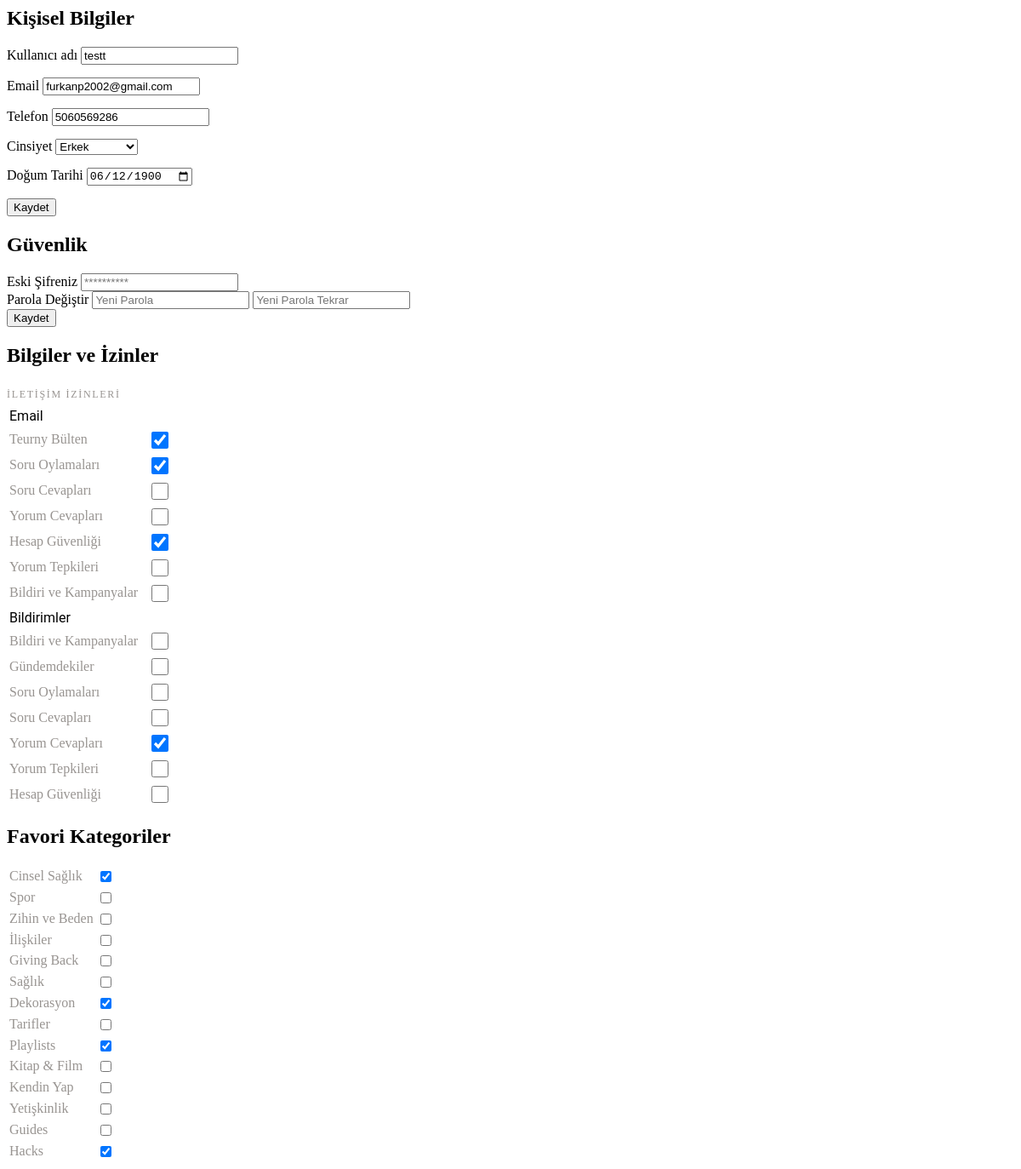
/profil/template-parts/settings.html (signed in), run on an earlier commit of the app's database.
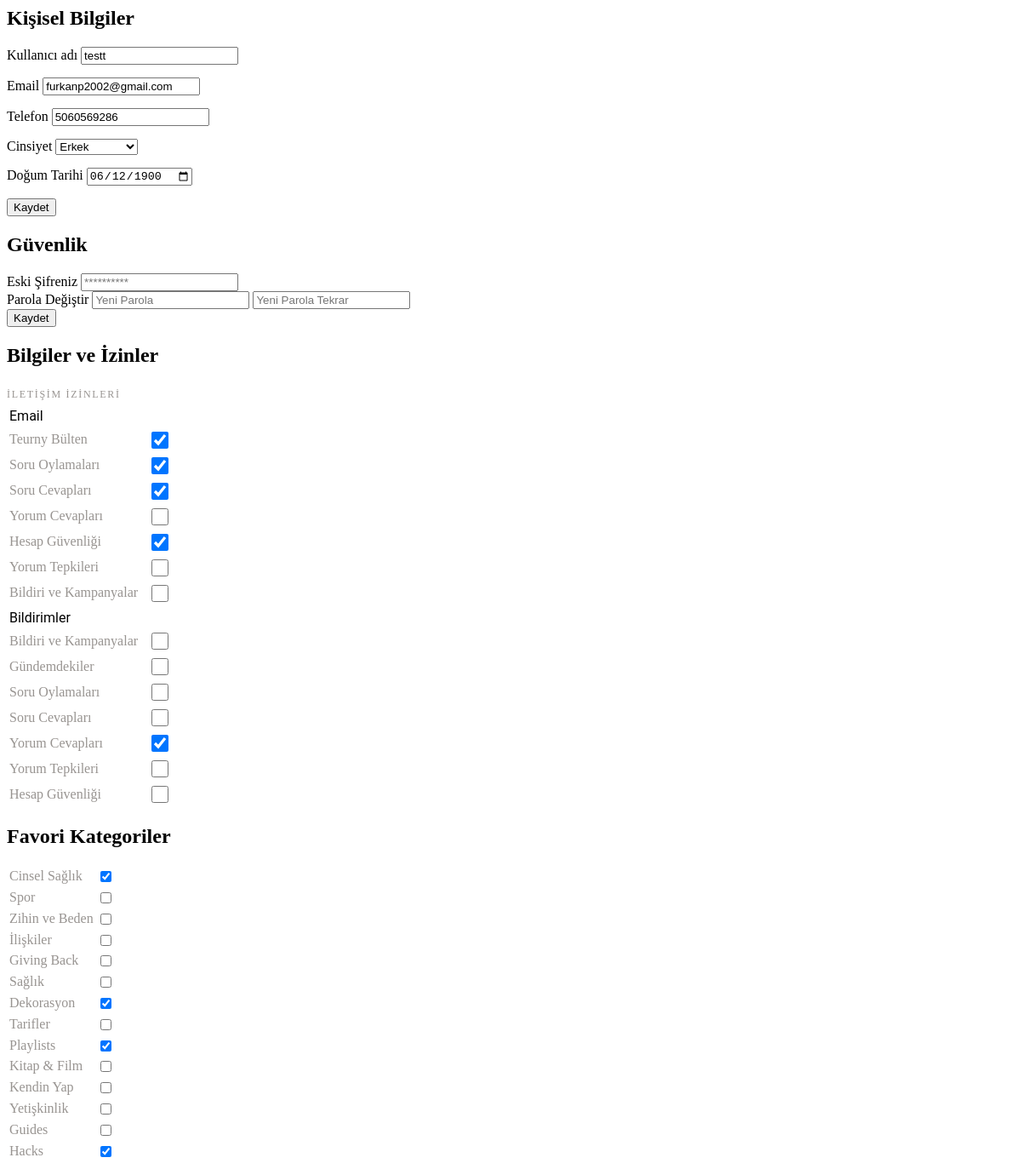
And on a later commit of the database.
### tuerny_app/models.py (models this page shows, shortened)
class UserSettings(models.Model):
    user = models.OneToOneField(CustomUser, on_delete=models.CASCADE, related_name="settings")
    email_newsletter = models.BooleanField(default=False)
    email_question_votes = models.BooleanField(default=True)
    email_question_answers = models.BooleanField(default=True)
    email_comment_replies = models.BooleanField(default=True)
    email_security_alerts = models.BooleanField(default=True)
    email_comment_reactions = models.BooleanField(default=True)
    email_notifications = models.BooleanField(default=False)
    notify_campaigns = models.BooleanField(default=True)
    notify_trending = models.BooleanField(default=False)
    notify_question_votes = models.BooleanField(default=True)
    notify_question_answers = models.BooleanField(default=True)
    notify_comment_replies = models.BooleanField(default=True)
    notify_comment_reactions = models.BooleanField(default=True)
    notify_security_alerts = models.BooleanField(default=True)

### tuerny_app/views.py (the view)
# urls.py: path("profil/template-parts/settings.html", views.settings, name="settings"),
def settings(request):
    user_settings, created = UserSettings.objects.get_or_create(user=request.user)
    return render(request, "tuerny_app/settings.html", {"user_settings": user_settings})

### tuerny_app/context_processors.py (called while the page is built)
def categories_context(request):
    categories = MainCategory.objects.all()
    subcategories = SubCategory.objects.all()
    blogs = Blog.objects.all()
    return {
        'categories': categories,
        'subcategories': subcategories,
        'blog': blogs
    }

### tuerny_app/templates/tuerny_app/settings.html (shortened to what the changed rows need)
<div class="row justify-content-center">
  <div class="col-12 col-xl-6">
    <div class="py-4">
      <div class="accordion accordion-flush" id="accordionFlushExample">
        <div class="accordion-item">
          <h2 class="accordion-header" id="flush-headingOne">
            <div
              class="accordion-button collapsed"
              type="button"
              data-bs-toggle="collapse"
              data-bs-target="#flush-collapseOne"
              aria-expanded="false"
              aria-controls="flush-collapseOne"
            >
              Kişisel Bilgiler
            </div>
          </h2>
        </div>
        <div class="accordion-item">
          <h2 class="accordion-header" id="flush-headingTwo">
            <div
              class="accordion-button collapsed"
              type="button"
              data-bs-toggle="collapse"
              data-bs-target="#flush-collapseTwo"
              aria-expanded="false"
              aria-controls="flush-collapseTwo"
            >
              Güvenlik
            </div>
          </h2>
        </div>
        <div class="accordion-item">
          <h2 class="accordion-header" id="flush-headingThree">
            <div
              class="accordion-button collapsed"
              type="button"
              data-bs-toggle="collapse"
              data-bs-target="#flush-collapseThree"
              aria-expanded="false"
              aria-controls="flush-collapseThree"
            >
              Bilgiler ve İzinler
            </div>
          </h2>
          <div
            id="flush-collapseThree"
            class="accordion-collapse collapse"
            aria-labelledby="flush-headingThree"
            data-bs-parent="#accordionFlushExample"
          >
            <div class="accordion-body">
              <div class="d-flex flex-column gap-4">
                <table class="table">
                  <thead>
                      <tr>
                          <th style="font-family: Roboto; font-size: 16px; font-weight: 400; line-height: 20.8px; text-align: left;">
                              Email
                          </th>
                          <th style="text-align: right"></th>
                      </tr>
                  </thead>
                  <tbody>
                      <tr>
                          <td class="text-end">
                              <div class="form-switch">
                                <input class="form-check-input setting-toggle" type="checkbox"
                                id="email_newsletter" data-setting="email_newsletter"
                                {% if user_settings.email_newsletter %}checked{% endif %}>
                              </div>
                          </td>
                      </tr>
                      <tr>
                          <td class="text-end">
                              <div class="form-switch">
                                  <input class="form-check-input setting-toggle" type="checkbox"
                                         id="email_question_votes" data-setting="email_question_votes"
                                         {% if user_settings.email_question_votes %}checked{% endif %}>
                              </div>
                          </td>
                      </tr>
                      <tr>
                          <td class="text-end">
                              <div class="form-switch">
                                  <input class="form-check-input setting-toggle" type="checkbox"
                                         id="email_question_answers" data-setting="email_question_answers"
                                         {% if user_settings.email_question_answers %}checked{% endif %}>
                              </div>
                          </td>
                      </tr>
                      <tr>
                          <td class="text-end">
                              <div class="form-switch">
                                  <input class="form-check-input setting-toggle" type="checkbox"
                                         id="email_comment_replies" data-setting="email_comment_replies"
                                         {% if user_settings.email_comment_replies %}checked{% endif %}>
                              </div>
                          </td>
                      </tr>
                      <tr>
                          <td class="text-end">
                              <div class="form-switch">
                                  <input class="form-check-input setting-toggle" type="checkbox"
                                         id="email_security_alerts" data-setting="email_security_alerts"
                                         {% if user_settings.email_security_alerts %}checked{% endif %}>
                              </div>
                          </td>
                      </tr>
                      <tr>
                          <td class="text-end">
                              <div class="form-switch">
                                  <input class="form-check-input setting-toggle" type="checkbox"
                                         id="email_comment_reactions" data-setting="email_comment_reactions"
                                         {% if user_settings.email_comment_reactions %}checked{% endif %}>
                              </div>
                          </td>
                      </tr>
                      <tr>
                          <td class="text-end">
                              <div class="form-switch">
                                  <input class="form-check-input setting-toggle" type="checkbox"
                                         id="email_notifications" data-setting="email_notifications"
                                         {% if user_settings.email_notifications %}checked{% endif %}>
                              </div>
                          </td>
                      </tr>
                  </tbody>
              </table>
                <table class="table">
                  <thead>
                      <tr>
                          <th style="font-family: Roboto; font-size: 16px; font-weight: 400; line-height: 20.8px; text-align: left;">
                              Bildirimler
                          </th>
                          <th style="text-align: right"></th>
                      </tr>
                  </thead>
                  <tbody>
                      <tr>
                          <td class="text-end">
                              <div class="form-switch">
                                  <input class="form-check-input setting-toggle" type="checkbox"
                                         id="notify_campaigns" data-setting="notify_campaigns"
                                         {% if user_settings.notify_campaigns %}checked{% endif %}>
                              </div>
                          </td>
                      </tr>
                      <tr>
                          <td class="text-end">
                              <div class="form-switch">
                                  <input class="form-check-input setting-toggle" type="checkbox"
                                         id="notify_trending" data-setting="notify_trending"
                                         {% if user_settings.notify_trending %}checked{% endif %}>
                              </div>
                          </td>
                      </tr>
                      <tr>
                          <td class="text-end">
                              <div class="form-switch">
                                  <input class="form-check-input setting-toggle" type="checkbox"
                                         id="notify_question_votes" data-setting="notify_question_votes"
                                         {% if user_settings.notify_question_votes %}checked{% endif %}>
                              </div>
                          </td>
                      </tr>
                      <tr>
                          <td class="text-end">
                              <div class="form-switch">
                                  <input class="form-check-input setting-toggle" type="checkbox"
                                         id="notify_question_answers" data-setting="notify_question_answers"
                                         {% if user_settings.notify_question_answers %}checked{% endif %}>
                              </div>
                          </td>
                      </tr>
                      <tr>
                          <td class="text-end">
                              <div class="form-switch">
                                  <input class="form-check-input setting-toggle" type="checkbox"
                                         id="notify_comment_replies" data-setting="notify_comment_replies"
                                         {% if user_settings.notify_comment_replies %}checked{% endif %}>
                              </div>
                          </td>
                      </tr>
                      <tr>
                          <td class="text-end">
                              <div class="form-switch">
                                  <input class="form-check-input setting-toggle" type="checkbox"
                                         id="notify_comment_reactions" data-setting="notify_comment_reactions"
                                         {% if user_settings.notify_comment_reactions %}checked{% endif %}>
                              </div>
                          </td>
                      </tr>
                      <tr>
                          <td class="text-end">
                              <div class="form-switch">
                                  <input class="form-check-input setting-toggle" type="checkbox"
                                         id="notify_security_alerts" data-setting="notify_security_alerts"
                                         {% if user_settings.notify_security_alerts %}checked{% endif %}>
                              </div>
                          </td>
                      </tr>
                  </tbody>
              </table>
              </div>
            </div>
          </div>
        </div>
        <div class="accordion-item">
          <h2 class="accordion-header" id="flush-headingFour">
            <div
              class="accordion-button collapsed"
              type="button"
              data-bs-toggle="collapse"
              data-bs-target="#flush-collapseFour"
              aria-expanded="false"
              aria-controls="flush-collapseFour"
            >
              Favori Kategoriler
            </div>
          </h2>
        </div>
      </div>
    </div>
  </div>
</div>

What changed in the data, as far as the page shows it:
changed UserSettings: email_question_answers "☐" → "☑"
